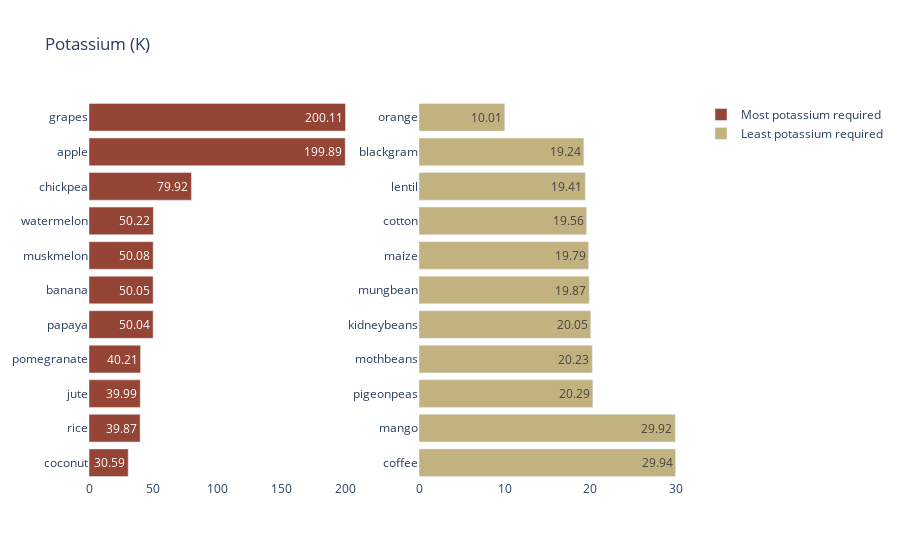

Here is the notebook cell this chart was saved with:
### Code cell
crop_summary_K = crop_summary.sort_values(by='K', ascending=False)
  
fig = make_subplots(rows=1, cols=2)

top = {
    'y' : crop_summary_K['K'][0:11].sort_values().index,
    'x' : crop_summary_K['K'][0:11].sort_values()
}

last = {
    'y' : crop_summary_K['K'][-11:].index,
    'x' : crop_summary_K['K'][-11:]
}

fig.add_trace(
    go.Bar(top,
           name="Most potassium required",
           marker_color='#954535',
           orientation='h',
          text=top['x']),
    
    row=1, col=1
)

fig.add_trace(
    go.Bar(last,
           name="Least potassium required",
           marker_color='#C2b280',
           orientation='h',
          text=last['x']),
    row=1, col=2
)
fig.update_traces(texttemplate='%{text}', textposition='inside')
fig.update_layout(title_text="Potassium (K)",
                  plot_bgcolor='white')
fig.show()

### Figure 1 — Plotly figure (JSON) as saved in the notebook; plotly's stock layout.template omitted (floating-point values rounded to 4 significant figures)
{"data": [{"marker": {"color": "#954535"}, "name": "Most potassium required", "orientation": "h", "text": [30.59, 39.87, 39.99, 40.21, 50.04, 50.05, 50.08, 50.22, 79.92, 199.9, 200.1], "textposition": "inside", "texttemplate": "%{text}", "type": "bar", "x": [30.59, 39.87, 39.99, 40.21, 50.04, 50.05, 50.08, 50.22, 79.92, 199.9, 200.1], "xaxis": "x", "y": ["coconut", "rice", "jute", "pomegranate", "papaya", "banana", "muskmelon", "watermelon", "chickpea", "apple", "grapes"], "yaxis": "y"}, {"marker": {"color": "#C2b280"}, "name": "Least potassium required", "orientation": "h", "text": [29.94, 29.92, 20.29, 20.23, 20.05, 19.87, 19.79, 19.56, 19.41, 19.24, 10.01], "textposition": "inside", "texttemplate": "%{text}", "type": "bar", "x": [29.94, 29.92, 20.29, 20.23, 20.05, 19.87, 19.79, 19.56, 19.41, 19.24, 10.01], "xaxis": "x2", "y": ["coffee", "mango", "pigeonpeas", "mothbeans", "kidneybeans", "mungbean", "maize", "cotton", "lentil", "blackgram", "orange"], "yaxis": "y2"}], "layout": {"plot_bgcolor": "white", "title": {"text": "Potassium (K)"}, "xaxis": {"anchor": "y", "domain": [0, 0.45]}, "xaxis2": {"anchor": "y2", "domain": [0.55, 1]}, "yaxis": {"anchor": "x", "domain": [0, 1]}, "yaxis2": {"anchor": "x2", "domain": [0, 1]}}}
